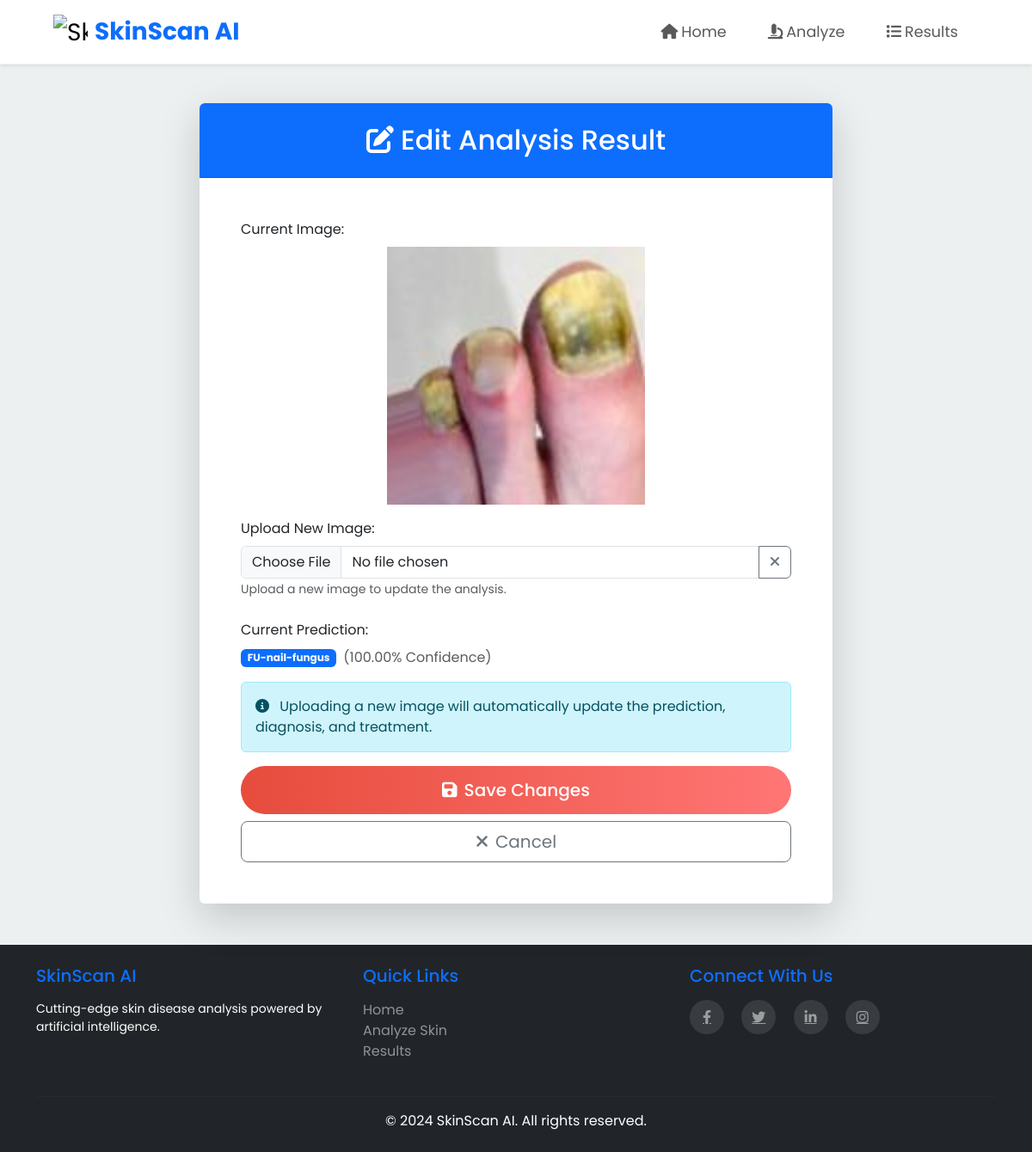
The page /predictions/result/19/edit/ on the database its author committed.
### predictions/models.py (models this page shows, shortened)
class PredictionResult(models.Model):
    image = models.ImageField(upload_to='media/analyzed_images/')
    predicted_class = models.CharField(max_length=100)
    confidence = models.FloatField()
    created_at = models.DateTimeField(auto_now_add=True)
    diagnosis = models.TextField(default="No diagnosis available")  # Add default here
    treatment = models.TextField(default="No treatment available")

### predictions/views.py (the view)
# urls.py: path('result/<int:pk>/edit/', views.result_edit, name='result_edit'),
def result_edit(request, pk):
    result = get_object_or_404(PredictionResult, pk=pk)
    if request.method == 'POST':
        form = PredictionResultForm(request.POST, request.FILES, instance=result)
        if form.is_valid():
            if 'image' in request.FILES:
                new_image = request.FILES['image']
                fs = FileSystemStorage(location='media/analyzed_images/')
                filename = fs.save(new_image.name, new_image)
                uploaded_file_url = fs.url(filename)
                image_path = os.path.join('media/analyzed_images', filename)
                predicted_class, confidence = predict_image(image_path)
                result.image = 'analyzed_images/' + filename
                result.predicted_class = predicted_class
                result.confidence = confidence * 100
                result.diagnosis = get_diagnosis(predicted_class)
                result.treatment = get_treatment(predicted_class)
            result.save()
            if request.headers.get('X-Requested-With') == 'XMLHttpRequest':
                return JsonResponse({'status': 'success'})
            messages.success(request, 'Changes saved successfully!')
            return redirect('result_detail', pk=pk)
    else:
        form = PredictionResultForm(instance=result)
    return render(request, 'predictions/result_edit.html', {'form': form, 'result': result})

### predictions/forms.py
class PredictionResultForm(forms.ModelForm):
    image = forms.ImageField(required=False)
    predicted_class = forms.CharField(required=False)
    confidence = forms.FloatField(required=False)
    class Meta:
        model = PredictionResult
        fields = ['image', 'predicted_class', 'confidence']

### predictions/templates/predictions/result_edit.html (shortened to what this page needs)
{% extends 'predictions/base.html' %}
{% load static %}
{% block content %}
<div class="container-fluid py-5 bg-gradient-primary-to-secondary">
    <div class="container">
        <div class="row justify-content-center">
            <div class="col-lg-8">
                <div class="card shadow-lg border-0 rounded-lg overflow-hidden">
                    <div class="card-header bg-primary text-white p-4">
                        <h2 class="mb-0 text-center">
                            <i class="fas fa-edit me-2"></i>Edit Analysis Result
                        </h2>
                    </div>
                    <div class="card-body p-5">
                        <form method="post" enctype="multipart/form-data" id="editForm">
                            <div class="mb-4">
                                <label class="form-label">Current Image:</label>
                                <div class="position-relative mb-3">
                                    {% if result.image %}
                                        <div class="image-preview-container" style="max-height: 300px; overflow: hidden;">
                                            <img
                                                src="{{ result.image.url }}"
                                                alt="Current Image"
                                                class="img-fluid rounded-lg shadow-sm w-100"
                                                style="object-fit: contain; height: 300px; width: 100%;"
                                                id="currentImage"
                                            >
                                        </div>
                                    {% else %}
                                        <div class="no-image-placeholder rounded-lg bg-light d-flex align-items-center justify-content-center"
                                             style="height: 300px;">
                                            <i class="fas fa-image fa-3x text-muted"></i>
                                        </div>
                                    {% endif %}
                                </div>
                                <div class="mb-3">
                                    <label for="new_image" class="form-label">Upload New Image:</label>
                                    <div class="input-group">
                                        <input type="file" class="form-control" id="new_image" name="image" accept="image/*" onchange="previewImage(this)">
                                        <button type="button" class="btn btn-outline-secondary" onclick="document.getElementById('new_image').value = ''">
                                            <i class="fas fa-times"></i>
                                        </button>
                                    </div>
                                    <small class="text-muted">Upload a new image to update the analysis.</small>
                                </div>
                            </div>
                            <div class="mb-3">
                                <label class="form-label">Current Prediction:</label>
                                <div class="d-flex align-items-center">
                                    <span class="badge bg-primary me-2">{{ result.predicted_class }}</span>
                                    <span class="text-muted">({{ result.confidence|floatformat:2 }}% Confidence)</span>
                                </div>
                            </div>
                            <div class="alert alert-info" role="alert">
                                <i class="fas fa-info-circle me-2"></i>
                                Uploading a new image will automatically update the prediction, diagnosis, and treatment.
                            </div>
                            <div class="d-grid gap-2">
                                <button type="submit" class="btn btn-primary btn-lg">
                                    <i class="fas fa-save me-2"></i><span>Save Changes</span>
                                </button>
                                <a href="{% url 'result_detail' result.pk %}" class="btn btn-outline-secondary btn-lg">
                                    <i class="fas fa-times me-2"></i>Cancel
                                </a>
                            </div>
                        </form>
                    </div>
                </div>
            </div>
        </div>
    </div>
</div>
{% endblock %}

### predictions/static/css/style.css (style rules this page uses)
:root { --primary-gradient-start: #3498db; --primary-gradient-end: #2ecc71; --accent: #e74c3c; --dark: #2c3e50; --light: #ecf0f1; --white: #ffffff; --text-primary: #2c3e50; --text-secondary: #7f8c8d; --success: #27ae60; --warning: #f1c40f; --danger: #c0392b; }
body { font-family: 'Poppins', sans-serif; color: var(--text-primary); background-color: var(--light); }
.btn-primary { background: linear-gradient(to right, var(--accent), #ff7675); border: none; padding: 0.8rem 2rem; border-radius: 50px; font-weight: 500; transition: transform 0.3s ease, box-shadow 0.3s ease; }

### rows shown on the page
PredictionResult: image (picture), predicted_class "FU-nail-fungus", confidence "100.00"
